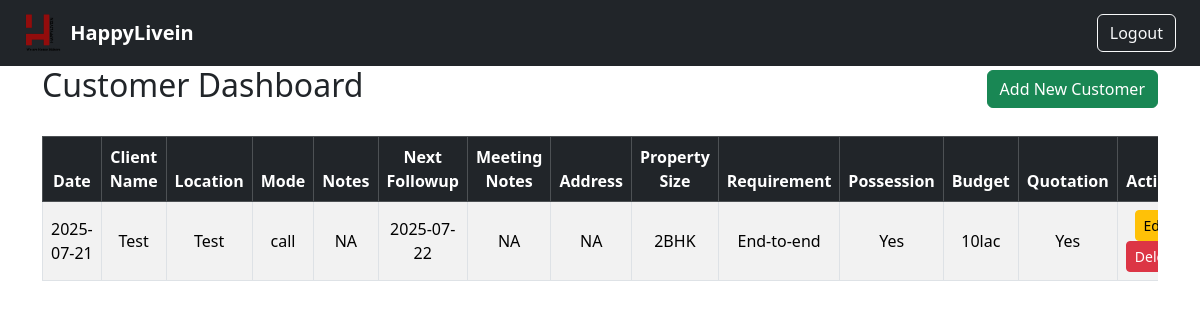
The page /dashboard (signed in) on the database as committed earlier.
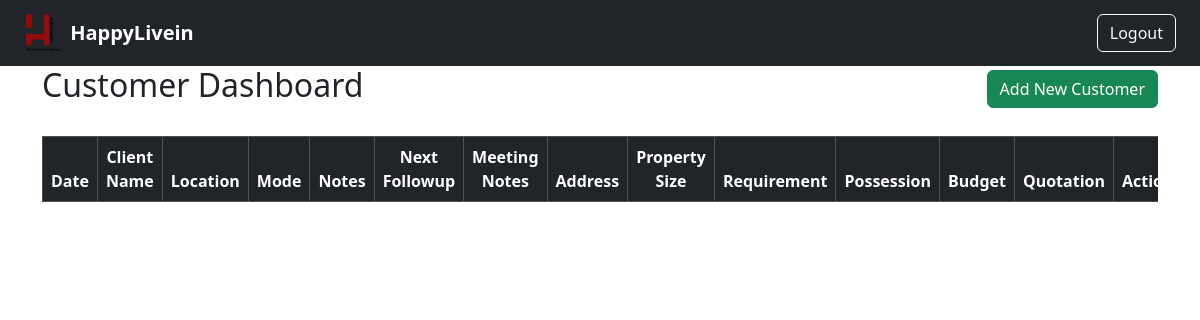
The same page on the database as committed later.
### tables this page shows
CREATE TABLE customers (
            id INTEGER PRIMARY KEY AUTOINCREMENT,
            date TEXT,
            client_name TEXT,
            location TEXT,
            mode TEXT,
            notes TEXT,
            next_followup TEXT,
            meeting_notes TEXT,
            address TEXT,
            property_size TEXT,
            requirement TEXT,
            possession TEXT,
            budget TEXT,
            quotation TEXT
        );

### app.py (the view)
@app.route('/dashboard')
def dashboard():
    if 'username' not in session:
        return redirect(url_for('login'))
    conn = get_db_connection()
    customers = conn.execute('SELECT * FROM customers').fetchall()
    conn.close()
    return render_template('dashboard.html', customers=customers)

### app.py (called while the page is built)
def get_db_connection():
    conn = sqlite3.connect(DATABASE)
    conn.row_factory = sqlite3.Row
    return conn

### templates/dashboard.html (shortened to what this page needs)
<!DOCTYPE html>
<html lang="en">
<head>
    <link href="https://cdn.jsdelivr.net/npm/bootstrap@5.3.3/dist/css/bootstrap.min.css" rel="stylesheet">
</head>
<body>
    <nav class="navbar navbar-dark bg-dark px-4">
    <a class="navbar-brand d-flex align-items-center" href="{{ url_for('dashboard') }}">
        <img src="{{ url_for('static', filename='logo.png') }}" alt="Happylivein Logo" height="40" class="me-2">
        <span class="fw-bold text-white">HappyLivein</span>
    </a>
    <a href="{{ url_for('logout') }}" class="btn btn-outline-light">Logout</a>
</nav>
    <div class="container">
        <div class="d-flex justify-content-between align-items-center mb-4">
            <h2>Customer Dashboard</h2>
            <a href="{{ url_for('add_customer_route') }}" class="btn btn-success">Add New Customer</a>
        </div>
        <div class="table-responsive">
            <table class="table table-bordered table-striped table-hover align-middle text-center">
                <thead class="table-dark">
                    <tr>
                        <th>Date</th>
                        <th>Client Name</th>
                        <th>Location</th>
                        <th>Mode</th>
                        <th>Notes</th>
                        <th>Next Followup</th>
                        <th>Meeting Notes</th>
                        <th>Address</th>
                        <th>Property Size</th>
                        <th>Requirement</th>
                        <th>Possession</th>
                        <th>Budget</th>
                        <th>Quotation</th>
                        <th>Actions</th>
                    </tr>
                </thead>
                <tbody>
                    {% for customer in customers %}
                    <tr>
                        <td>{{ customer['date'] }}</td>
                        <td>{{ customer['client_name'] }}</td>
                        <td>{{ customer['location'] }}</td>
                        <td>{{ customer['mode'] }}</td>
                        <td>{{ customer['notes'] }}</td>
                        <td>{{ customer['next_followup'] }}</td>
                        <td>{{ customer['meeting_notes'] }}</td>
                        <td>{{ customer['address'] }}</td>
                        <td>{{ customer['property_size'] }}</td>
                        <td>{{ customer['requirement'] }}</td>
                        <td>{{ customer['possession'] }}</td>
                        <td>{{ customer['budget'] }}</td>
                        <td>{{ customer['quotation'] }}</td>
                        <td>
                            <a href="{{ url_for('edit_customer_route', id=customer['id']) }}" class="btn btn-sm btn-warning">Edit</a>
                            <a href="{{ url_for('delete_customer_route', id=customer['id']) }}" class="btn btn-sm btn-danger" onclick="return confirm('Are you sure you want to delete this customer?');">Delete</a>
                        </td>
                    </tr>
                    {% endfor %}
                </tbody>
            </table>
        </div>
    </div>
</body>
</html>

Rows that differ between the two databases and show on the page:
removed customers: date "2025-07-21", client_name "Test", location "Test", mode "call", notes "NA", next_followup "2025-07-22", meeting_notes "NA", address "NA", property_size "2BHK", requirement "End-to-end", possession "Yes", budget "10lac", quotation "Yes"
